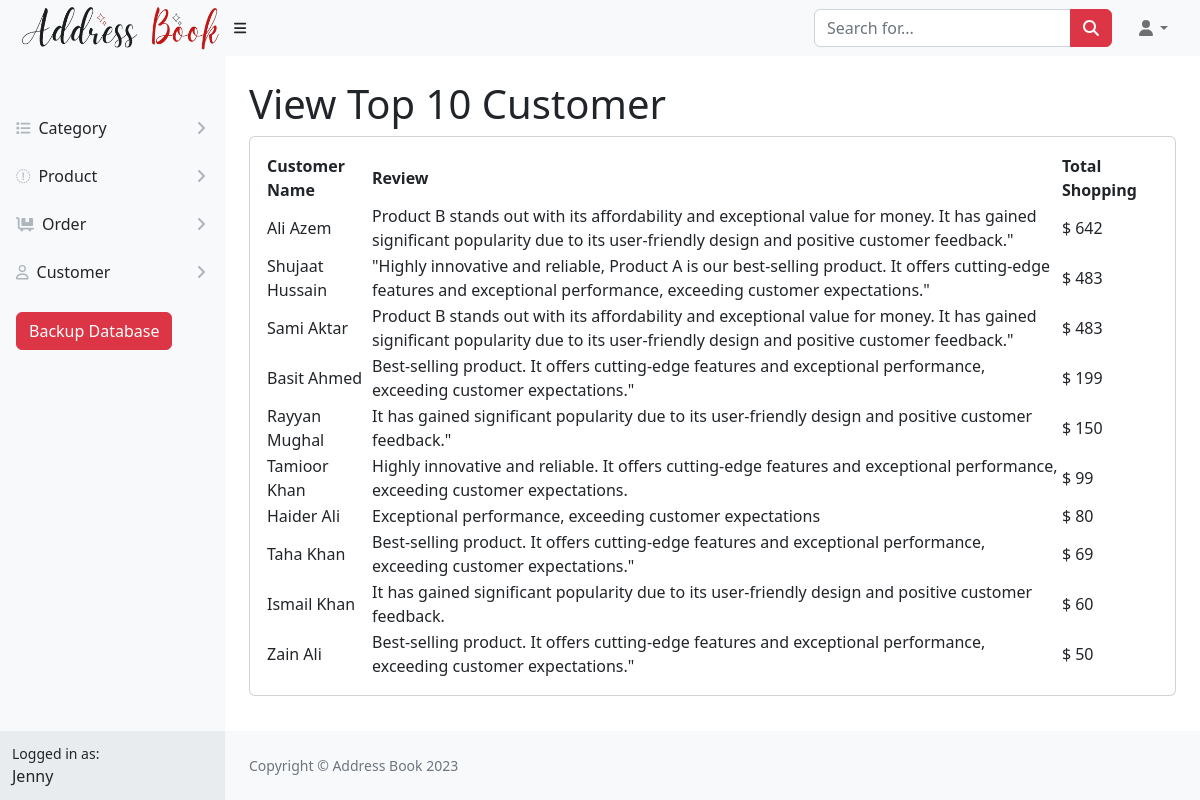
Page /admin/vcustomer.php on the committed database.
### tables this page shows
CREATE TABLE `orders` (
  `id` int(11) NOT NULL,
  `fname` varchar(20) NOT NULL,
  `lname` varchar(20) NOT NULL,
  `address` text NOT NULL,
  `email` varchar(20) NOT NULL,
  `workphone` int(11) NOT NULL,
  `cellphone` int(11) NOT NULL,
  `birthdate` text NOT NULL,
  `category` varchar(20) NOT NULL,
  `remarks` text NOT NULL,
  `orderproduct` text NOT NULL,
  `orderprice` text NOT NULL
);

### admin/vcustomer.php (the view)
<?php include "./header.php"; ?>
<div id="layoutSidenav_content">
                <main>
                    <div class="container-fluid px-4">
                        <h1 class="mt-4">View Top 10 Customer</h1>
                        <div class="card mb-4">
                            <div class="card-body">
                                <table id="datatablesSimple">
                                    <thead>
                                        <tr>
                                            <th>Customer Name</th>
                                            <th>Review</th>
                                            <th>Total Shopping</th>
                                        </tr>
                                    </thead>
                                    <tbody>
                                    <?php
                            include "./data.php";
                            $query = "SELECT * FROM orders";
                            $result = mysqli_query($con, $query);
                            foreach ($result as $item) {
                                ?>
                                        <tr>
                                            <td><?php echo $item['fname'] ?> <?php echo $item['lname'] ?></td>
                                            <td><?php echo $item['remarks'] ?></td>
                                            <td>$ <?php echo $item['orderprice'] ?></td>
                                        </tr>
                                        <?php } ?>
                                    </tbody>
                                </table>
                            </div>
                        </div>
                    </div>
                </main>
<?php include "./footer.php"; ?>

### rows in the picture
orders: fname "Ali", lname "Azem", remarks "Product B stands out with its affordability and exceptional value for money. It has gained significant popularity due to its user-friendly design and positive customer feedback.\"", orderprice "642"
orders: fname "Shujaat", lname "Hussain", remarks "\"Highly innovative and reliable, Product A is our best-selling product. It offers cutting-edge features and exceptional performance, exceeding customer expectations.\"", orderprice "483"
orders: fname "Sami", lname "Aktar", remarks "Product B stands out with its affordability and exceptional value for money. It has gained significant popularity due to its user-friendly design and positive customer feedback.\"", orderprice "483"
orders: fname "Basit", lname "Ahmed", remarks "Best-selling product. It offers cutting-edge features and exceptional performance, exceeding customer expectations.\"", orderprice "199"
orders: fname "Rayyan", lname "Mughal", remarks "It has gained significant popularity due to its user-friendly design and positive customer feedback.\"", orderprice "150"
orders: fname "Tamioor", lname "Khan", remarks "Highly innovative and reliable. It offers cutting-edge features and exceptional performance, exceeding customer expectations.", orderprice "99"
orders: fname "Haider", lname "Ali", remarks "Exceptional performance, exceeding customer expectations", orderprice "80"
orders: fname "Taha", lname "Khan", remarks "Best-selling product. It offers cutting-edge features and exceptional performance, exceeding customer expectations.\"", orderprice "69"
orders: fname "Ismail", lname "Khan", remarks "It has gained significant popularity due to its user-friendly design and positive customer feedback.", orderprice "60"
orders: fname "Zain", lname "Ali", remarks "Best-selling product. It offers cutting-edge features and exceptional performance, exceeding customer expectations.\"", orderprice "50"
